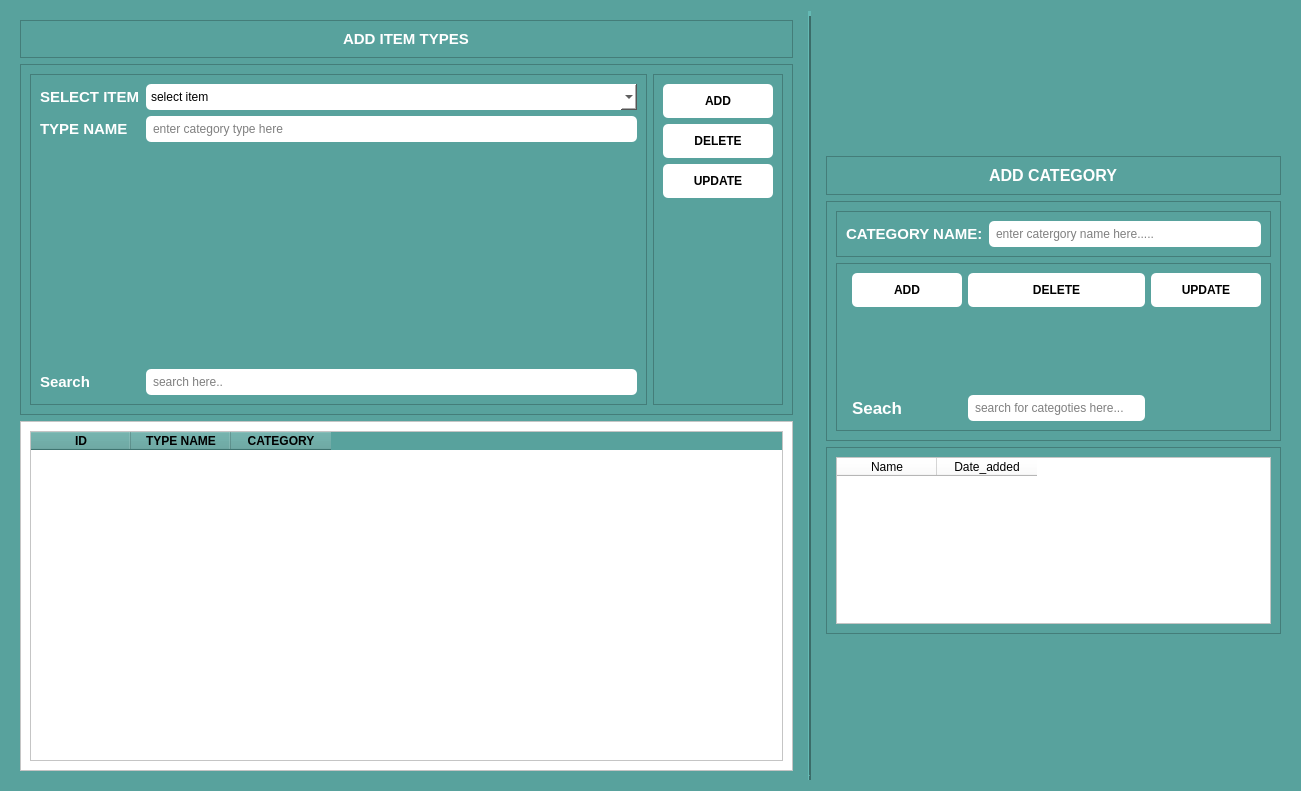
<?xml version="1.0" encoding="UTF-8"?>
<ui version="4.0">
 <class>Form</class>
 <widget class="QWidget" name="Form">
  <property name="geometry">
   <rect>
    <x>0</x>
    <y>0</y>
    <width>1301</width>
    <height>791</height>
   </rect>
  </property>
  <property name="windowTitle">
   <string>Form</string>
  </property>
  <property name="styleSheet">
   <string notr="true">background-color: rgb(88, 162, 157);
color: rgb(255, 255, 255);</string>
  </property>
  <layout class="QHBoxLayout" name="horizontalLayout_4">
   <item>
    <widget class="QWidget" name="item_type" native="true">
     <layout class="QVBoxLayout" name="verticalLayout_6">
      <item>
       <widget class="QFrame" name="frame">
        <property name="frameShape">
         <enum>QFrame::StyledPanel</enum>
        </property>
        <property name="frameShadow">
         <enum>QFrame::Raised</enum>
        </property>
        <layout class="QVBoxLayout" name="verticalLayout">
         <item alignment="Qt::AlignHCenter">
          <widget class="QLabel" name="label">
           <property name="maximumSize">
            <size>
             <width>200</width>
             <height>16777215</height>
            </size>
           </property>
           <property name="font">
            <font>
             <pointsize>11</pointsize>
             <bold>true</bold>
            </font>
           </property>
           <property name="text">
            <string>ADD ITEM TYPES</string>
           </property>
          </widget>
         </item>
        </layout>
       </widget>
      </item>
      <item>
       <widget class="QFrame" name="frame_2">
        <property name="styleSheet">
         <string notr="true">QComboBox{
	background-color: rgb(255, 255, 255);
	border-radius: 5px;
	padding: 5px;
	color: rgb(0, 0, 0);
}

QLineEdit{
	background-color: rgb(255, 255, 255);
	border-radius: 5px;
	padding: 5px;
	color: rgb(0, 0, 0);
}

QPushButton{
	background-color: rgb(255, 255, 255);
	border-radius: 5px;
	padding: 10px;
	color: rgb(0, 0, 0);
	width: 90px;
	font-weight: 900;
}</string>
        </property>
        <property name="frameShape">
         <enum>QFrame::StyledPanel</enum>
        </property>
        <property name="frameShadow">
         <enum>QFrame::Raised</enum>
        </property>
        <layout class="QHBoxLayout" name="horizontalLayout_3">
         <item>
          <widget class="QFrame" name="frame_4">
           <property name="frameShape">
            <enum>QFrame::StyledPanel</enum>
           </property>
           <property name="frameShadow">
            <enum>QFrame::Raised</enum>
           </property>
           <layout class="QGridLayout" name="gridLayout_3">
            <item row="0" column="0">
             <layout class="QGridLayout" name="gridLayout_2">
              <item row="0" column="1">
               <widget class="QComboBox" name="select_category">
                <property name="styleSheet">
                 <string notr="true"/>
                </property>
                <property name="placeholderText">
                 <string>select item</string>
                </property>
               </widget>
              </item>
              <item row="3" column="0">
               <widget class="QLabel" name="label_7">
                <property name="font">
                 <font>
                  <pointsize>11</pointsize>
                  <bold>true</bold>
                 </font>
                </property>
                <property name="text">
                 <string>Search</string>
                </property>
               </widget>
              </item>
              <item row="1" column="1">
               <widget class="QLineEdit" name="category_type_name">
                <property name="placeholderText">
                 <string>enter category type here</string>
                </property>
               </widget>
              </item>
              <item row="0" column="0">
               <widget class="QLabel" name="label_5">
                <property name="font">
                 <font>
                  <pointsize>11</pointsize>
                  <bold>true</bold>
                 </font>
                </property>
                <property name="text">
                 <string>SELECT ITEM</string>
                </property>
               </widget>
              </item>
              <item row="1" column="0">
               <widget class="QLabel" name="label_6">
                <property name="font">
                 <font>
                  <pointsize>11</pointsize>
                  <bold>true</bold>
                 </font>
                </property>
                <property name="text">
                 <string>TYPE NAME</string>
                </property>
               </widget>
              </item>
              <item row="3" column="1">
               <widget class="QLineEdit" name="search_item_type_bar">
                <property name="placeholderText">
                 <string>search here..</string>
                </property>
               </widget>
              </item>
              <item row="2" column="1">
               <spacer name="verticalSpacer_3">
                <property name="orientation">
                 <enum>Qt::Vertical</enum>
                </property>
                <property name="sizeHint" stdset="0">
                 <size>
                  <width>20</width>
                  <height>40</height>
                 </size>
                </property>
               </spacer>
              </item>
             </layout>
            </item>
           </layout>
          </widget>
         </item>
         <item>
          <widget class="QFrame" name="frame_5">
           <property name="frameShape">
            <enum>QFrame::StyledPanel</enum>
           </property>
           <property name="frameShadow">
            <enum>QFrame::Raised</enum>
           </property>
           <layout class="QFormLayout" name="formLayout_3">
            <item row="0" column="0">
             <layout class="QFormLayout" name="formLayout_2">
              <item row="0" column="0">
               <widget class="QPushButton" name="add_item_type">
                <property name="text">
                 <string>ADD</string>
                </property>
                <property name="icon">
                 <iconset resource="../static.qrc">
                  <normaloff>:/logo/images/plus_48px.png</normaloff>:/logo/images/plus_48px.png</iconset>
                </property>
                <property name="iconSize">
                 <size>
                  <width>32</width>
                  <height>32</height>
                 </size>
                </property>
               </widget>
              </item>
              <item row="1" column="0">
               <widget class="QPushButton" name="delete_item_type">
                <property name="text">
                 <string>DELETE</string>
                </property>
                <property name="icon">
                 <iconset resource="../static.qrc">
                  <normaloff>:/logo/images/delete_100px.png</normaloff>:/logo/images/delete_100px.png</iconset>
                </property>
                <property name="iconSize">
                 <size>
                  <width>32</width>
                  <height>32</height>
                 </size>
                </property>
               </widget>
              </item>
              <item row="2" column="0">
               <widget class="QPushButton" name="edit_item_type">
                <property name="text">
                 <string>UPDATE</string>
                </property>
                <property name="icon">
                 <iconset resource="../static.qrc">
                  <normaloff>:/logo/images/update_left_rotation_64px.png</normaloff>:/logo/images/update_left_rotation_64px.png</iconset>
                </property>
                <property name="iconSize">
                 <size>
                  <width>32</width>
                  <height>32</height>
                 </size>
                </property>
               </widget>
              </item>
             </layout>
            </item>
           </layout>
          </widget>
         </item>
        </layout>
       </widget>
      </item>
      <item>
       <widget class="QFrame" name="frame_3">
        <property name="styleSheet">
         <string notr="true">#frame_3{
	background-color: rgb(255, 255, 255);
}

QTableWidget{
	background-color: rgb(255, 255, 255);
	color: rgb(0, 0, 0);
	
}</string>
        </property>
        <property name="frameShape">
         <enum>QFrame::StyledPanel</enum>
        </property>
        <property name="frameShadow">
         <enum>QFrame::Raised</enum>
        </property>
        <layout class="QVBoxLayout" name="verticalLayout_2">
         <item>
          <widget class="QTableWidget" name="table_item_type_display">
           <property name="styleSheet">
            <string notr="true">color: rgb(0, 0, 0);</string>
           </property>
           <column>
            <property name="text">
             <string>ID</string>
            </property>
            <property name="font">
             <font>
              <bold>true</bold>
             </font>
            </property>
           </column>
           <column>
            <property name="text">
             <string>TYPE NAME</string>
            </property>
            <property name="font">
             <font>
              <bold>true</bold>
             </font>
            </property>
           </column>
           <column>
            <property name="text">
             <string>CATEGORY</string>
            </property>
            <property name="font">
             <font>
              <bold>true</bold>
             </font>
            </property>
           </column>
          </widget>
         </item>
        </layout>
       </widget>
      </item>
     </layout>
    </widget>
   </item>
   <item>
    <widget class="Line" name="line">
     <property name="font">
      <font>
       <bold>true</bold>
      </font>
     </property>
     <property name="autoFillBackground">
      <bool>false</bool>
     </property>
     <property name="frameShadow">
      <enum>QFrame::Raised</enum>
     </property>
     <property name="lineWidth">
      <number>5</number>
     </property>
     <property name="orientation">
      <enum>Qt::Vertical</enum>
     </property>
    </widget>
   </item>
   <item>
    <widget class="QWidget" name="item_category" native="true">
     <property name="maximumSize">
      <size>
       <width>473</width>
       <height>496</height>
      </size>
     </property>
     <layout class="QVBoxLayout" name="verticalLayout_5">
      <item>
       <widget class="QFrame" name="frame_6">
        <property name="frameShape">
         <enum>QFrame::StyledPanel</enum>
        </property>
        <property name="frameShadow">
         <enum>QFrame::Raised</enum>
        </property>
        <layout class="QHBoxLayout" name="horizontalLayout">
         <item alignment="Qt::AlignHCenter">
          <widget class="QLabel" name="label_2">
           <property name="maximumSize">
            <size>
             <width>138</width>
             <height>16777215</height>
            </size>
           </property>
           <property name="font">
            <font>
             <pointsize>12</pointsize>
             <bold>true</bold>
            </font>
           </property>
           <property name="text">
            <string>ADD CATEGORY</string>
           </property>
          </widget>
         </item>
        </layout>
       </widget>
      </item>
      <item>
       <widget class="QFrame" name="frame_7">
        <property name="styleSheet">
         <string notr="true">
QLineEdit{
	background-color: rgb(255, 255, 255);
	border-radius: 5px;
	padding: 5px;
	color: rgb(0, 0, 0);
}

QPushButton{
	background-color: rgb(255, 255, 255);
	border-radius: 5px;
	padding: 10px;
	color: rgb(0, 0, 0);
	width: 90px;
	font-weight: 900;
}</string>
        </property>
        <property name="frameShape">
         <enum>QFrame::StyledPanel</enum>
        </property>
        <property name="frameShadow">
         <enum>QFrame::Raised</enum>
        </property>
        <layout class="QVBoxLayout" name="verticalLayout_3">
         <item>
          <widget class="QFrame" name="frame_10">
           <property name="frameShape">
            <enum>QFrame::StyledPanel</enum>
           </property>
           <property name="frameShadow">
            <enum>QFrame::Raised</enum>
           </property>
           <layout class="QHBoxLayout" name="horizontalLayout_2">
            <item>
             <widget class="QLabel" name="label_3">
              <property name="font">
               <font>
                <pointsize>11</pointsize>
                <bold>true</bold>
               </font>
              </property>
              <property name="text">
               <string>CATEGORY NAME:</string>
              </property>
             </widget>
            </item>
            <item>
             <widget class="QLineEdit" name="category_name">
              <property name="placeholderText">
               <string>enter catergory name here.....</string>
              </property>
             </widget>
            </item>
           </layout>
          </widget>
         </item>
         <item>
          <widget class="QFrame" name="frame_9">
           <property name="frameShape">
            <enum>QFrame::StyledPanel</enum>
           </property>
           <property name="frameShadow">
            <enum>QFrame::Raised</enum>
           </property>
           <layout class="QFormLayout" name="formLayout_4">
            <item row="1" column="1">
             <layout class="QGridLayout" name="gridLayout">
              <item row="1" column="2">
               <widget class="QPushButton" name="edit_category">
                <property name="text">
                 <string>UPDATE</string>
                </property>
                <property name="icon">
                 <iconset resource="../static.qrc">
                  <normaloff>:/logo/images/update_left_rotation_64px.png</normaloff>:/logo/images/update_left_rotation_64px.png</iconset>
                </property>
                <property name="iconSize">
                 <size>
                  <width>32</width>
                  <height>32</height>
                 </size>
                </property>
               </widget>
              </item>
              <item row="4" column="1">
               <widget class="QLineEdit" name="search_category_bar">
                <property name="placeholderText">
                 <string>search for categoties here...</string>
                </property>
               </widget>
              </item>
              <item row="1" column="1">
               <widget class="QPushButton" name="delete_category">
                <property name="text">
                 <string>DELETE</string>
                </property>
                <property name="icon">
                 <iconset resource="../static.qrc">
                  <normaloff>:/logo/images/delete_100px.png</normaloff>:/logo/images/delete_100px.png</iconset>
                </property>
                <property name="iconSize">
                 <size>
                  <width>32</width>
                  <height>32</height>
                 </size>
                </property>
               </widget>
              </item>
              <item row="4" column="0">
               <widget class="QLabel" name="label_4">
                <property name="font">
                 <font>
                  <pointsize>13</pointsize>
                  <bold>true</bold>
                 </font>
                </property>
                <property name="text">
                 <string>Seach</string>
                </property>
               </widget>
              </item>
              <item row="2" column="1">
               <spacer name="verticalSpacer_2">
                <property name="orientation">
                 <enum>Qt::Vertical</enum>
                </property>
                <property name="sizeHint" stdset="0">
                 <size>
                  <width>20</width>
                  <height>49</height>
                 </size>
                </property>
               </spacer>
              </item>
              <item row="1" column="0">
               <widget class="QPushButton" name="add_categoty">
                <property name="text">
                 <string>ADD</string>
                </property>
                <property name="icon">
                 <iconset resource="../static.qrc">
                  <normaloff>:/logo/images/plus_48px.png</normaloff>:/logo/images/plus_48px.png</iconset>
                </property>
                <property name="iconSize">
                 <size>
                  <width>32</width>
                  <height>32</height>
                 </size>
                </property>
               </widget>
              </item>
              <item row="3" column="1">
               <spacer name="verticalSpacer">
                <property name="orientation">
                 <enum>Qt::Vertical</enum>
                </property>
                <property name="sizeHint" stdset="0">
                 <size>
                  <width>20</width>
                  <height>59</height>
                 </size>
                </property>
               </spacer>
              </item>
             </layout>
            </item>
           </layout>
          </widget>
         </item>
        </layout>
       </widget>
      </item>
      <item>
       <widget class="QFrame" name="frame_8">
        <property name="frameShape">
         <enum>QFrame::StyledPanel</enum>
        </property>
        <property name="frameShadow">
         <enum>QFrame::Raised</enum>
        </property>
        <layout class="QVBoxLayout" name="verticalLayout_4">
         <item>
          <widget class="QTableWidget" name="categor_table_display">
           <property name="styleSheet">
            <string notr="true">color: rgb(0, 0, 0);
background-color: rgb(255, 255, 255);
font: 700 9pt &quot;Segoe UI&quot;;</string>
           </property>
           <column>
            <property name="text">
             <string>Name</string>
            </property>
           </column>
           <column>
            <property name="text">
             <string>Date_added</string>
            </property>
           </column>
          </widget>
         </item>
        </layout>
       </widget>
      </item>
     </layout>
    </widget>
   </item>
  </layout>
 </widget>
 <resources>
  <include location="../static.qrc"/>
 </resources>
 <connections/>
</ui>
